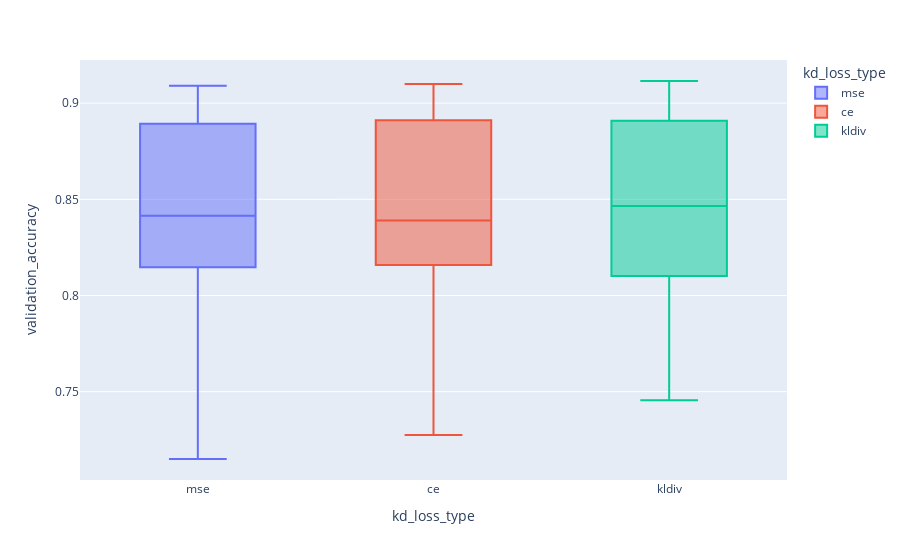

The notebook cell saved with this chart:
### Code cell
fig = px.box(df.query('validation_accuracy > 0.6 and teacher_model_name_or_path != "CenIA/distillbert-base-spanish-uncased-finetuned-pawsx"'), x="kd_loss_type", y="validation_accuracy", color="kd_loss_type")
fig.show()

### Figure 1 — Plotly figure (JSON) as saved in the notebook; plotly's stock layout.template omitted (floating-point values rounded to 4 significant figures)
{"data": [{"alignmentgroup": "True", "hovertemplate": "kd_loss_type=%{x}<br>validation_accuracy=%{y}<extra></extra>", "legendgroup": "mse", "marker": {"color": "#636efa"}, "name": "mse", "notched": false, "offsetgroup": "mse", "orientation": "v", "showlegend": true, "type": "box", "x": ["mse", "mse", "mse", "mse", "mse", "mse", "mse", "mse", "mse", "mse", "mse", "mse", "mse", "mse", "mse", "mse", "mse", "mse", "mse", "mse", "mse", "mse", "mse", "mse", "mse", "mse", "mse", "mse", "mse", "mse", "mse", "mse", "mse", "mse", "mse", "mse", "mse", "mse", "mse", "mse", "mse", "mse", "mse", "mse", "mse", "mse", "mse", "mse", "mse", "mse", "mse", "mse", "mse", "mse", "mse", "mse", "mse", "mse", "mse", "mse", "mse", "mse", "mse"], "x0": " ", "xaxis": "x", "y": [0.8565, 0.8445, 0.836, 0.8405, 0.852, 0.854, 0.863, 0.8415, 0.7965, 0.7545, 0.759, 0.736, 0.804, 0.793, 0.7955, 0.757, 0.8645, 0.8845, 0.8725, 0.88, 0.88, 0.8765, 0.8795, 0.88, 0.807, 0.715, 0.7785, 0.818, 0.8135, 0.8135, 0.83, 0.785, 0.824, 0.828, 0.84, 0.8385, 0.909, 0.892, 0.8995, 0.8985, 0.9075, 0.856, 0.89, 0.901, 0.9055, 0.9015, 0.903, 0.9, 0.8325, 0.8185, 0.8255, 0.8125, 0.8295, 0.812, 0.8285, 0.836, 0.826, 0.887, 0.902, 0.896, 0.8985, 0.903, 0.8925], "y0": " ", "yaxis": "y"}, {"alignmentgroup": "True", "hovertemplate": "kd_loss_type=%{x}<br>validation_accuracy=%{y}<extra></extra>", "legendgroup": "ce", "marker": {"color": "#EF553B"}, "name": "ce", "notched": false, "offsetgroup": "ce", "orientation": "v", "showlegend": true, "type": "box", "x": ["ce", "ce", "ce", "ce", "ce", "ce", "ce", "ce", "ce", "ce", "ce", "ce", "ce", "ce", "ce", "ce", "ce", "ce", "ce", "ce", "ce", "ce", "ce", "ce", "ce", "ce", "ce", "ce", "ce", "ce", "ce", "ce", "ce", "ce", "ce", "ce", "ce", "ce", "ce", "ce", "ce", "ce", "ce", "ce", "ce", "ce", "ce", "ce", "ce", "ce", "ce", "ce", "ce", "ce", "ce", "ce", "ce", "ce", "ce", "ce", "ce", "ce", "ce"], "x0": " ", "xaxis": "x", "y": [0.8435, 0.839, 0.8185, 0.81, 0.8295, 0.838, 0.836, 0.8515, 0.744, 0.7555, 0.7275, 0.7415, 0.7835, 0.7585, 0.7815, 0.7555, 0.8875, 0.879, 0.85, 0.8715, 0.874, 0.877, 0.888, 0.8795, 0.82, 0.784, 0.829, 0.814, 0.8345, 0.8435, 0.799, 0.788, 0.8285, 0.825, 0.8185, 0.828, 0.9025, 0.906, 0.899, 0.899, 0.902, 0.9045, 0.894, 0.901, 0.903, 0.9035, 0.91, 0.831, 0.8155, 0.7925, 0.807, 0.846, 0.817, 0.823, 0.8285, 0.902, 0.901, 0.8945, 0.8915, 0.8835, 0.89, 0.8505, 0.8975], "y0": " ", "yaxis": "y"}, {"alignmentgroup": "True", "hovertemplate": "kd_loss_type=%{x}<br>validation_accuracy=%{y}<extra></extra>", "legendgroup": "kldiv", "marker": {"color": "#00cc96"}, "name": "kldiv", "notched": false, "offsetgroup": "kldiv", "orientation": "v", "showlegend": true, "type": "box", "x": ["kldiv", "kldiv", "kldiv", "kldiv", "kldiv", "kldiv", "kldiv", "kldiv", "kldiv", "kldiv", "kldiv", "kldiv", "kldiv", "kldiv", "kldiv", "kldiv", "kldiv", "kldiv", "kldiv", "kldiv", "kldiv", "kldiv", "kldiv", "kldiv", "kldiv", "kldiv", "kldiv", "kldiv", "kldiv", "kldiv", "kldiv", "kldiv", "kldiv", "kldiv", "kldiv", "kldiv", "kldiv", "kldiv", "kldiv", "kldiv", "kldiv", "kldiv", "kldiv", "kldiv", "kldiv", "kldiv", "kldiv", "kldiv", "kldiv", "kldiv", "kldiv", "kldiv", "kldiv", "kldiv", "kldiv", "kldiv", "kldiv", "kldiv", "kldiv", "kldiv", "kldiv", "kldiv", "kldiv"], "x0": " ", "xaxis": "x", "y": [0.8265, 0.8535, 0.805, 0.795, 0.847, 0.846, 0.8465, 0.836, 0.7475, 0.761, 0.7455, 0.7605, 0.7695, 0.776, 0.751, 0.761, 0.867, 0.876, 0.8645, 0.8695, 0.885, 0.877, 0.891, 0.88, 0.789, 0.8225, 0.8405, 0.843, 0.7825, 0.788, 0.8455, 0.8265, 0.831, 0.809, 0.8975, 0.902, 0.8845, 0.906, 0.897, 0.907, 0.9005, 0.911, 0.899, 0.9055, 0.9035, 0.8965, 0.9115, 0.8215, 0.825, 0.788, 0.7975, 0.835, 0.8255, 0.8335, 0.8135, 0.8905, 0.888, 0.8925, 0.885, 0.891, 0.8915, 0.883, 0.8905], "y0": " ", "yaxis": "y"}], "layout": {"boxmode": "overlay", "legend": {"title": {"text": "kd_loss_type"}, "tracegroupgap": 0}, "margin": {"t": 60}, "xaxis": {"anchor": "y", "categoryarray": ["mse", "ce", "kldiv"], "categoryorder": "array", "domain": [0, 1], "title": {"text": "kd_loss_type"}}, "yaxis": {"anchor": "x", "domain": [0, 1], "title": {"text": "validation_accuracy"}}}}
